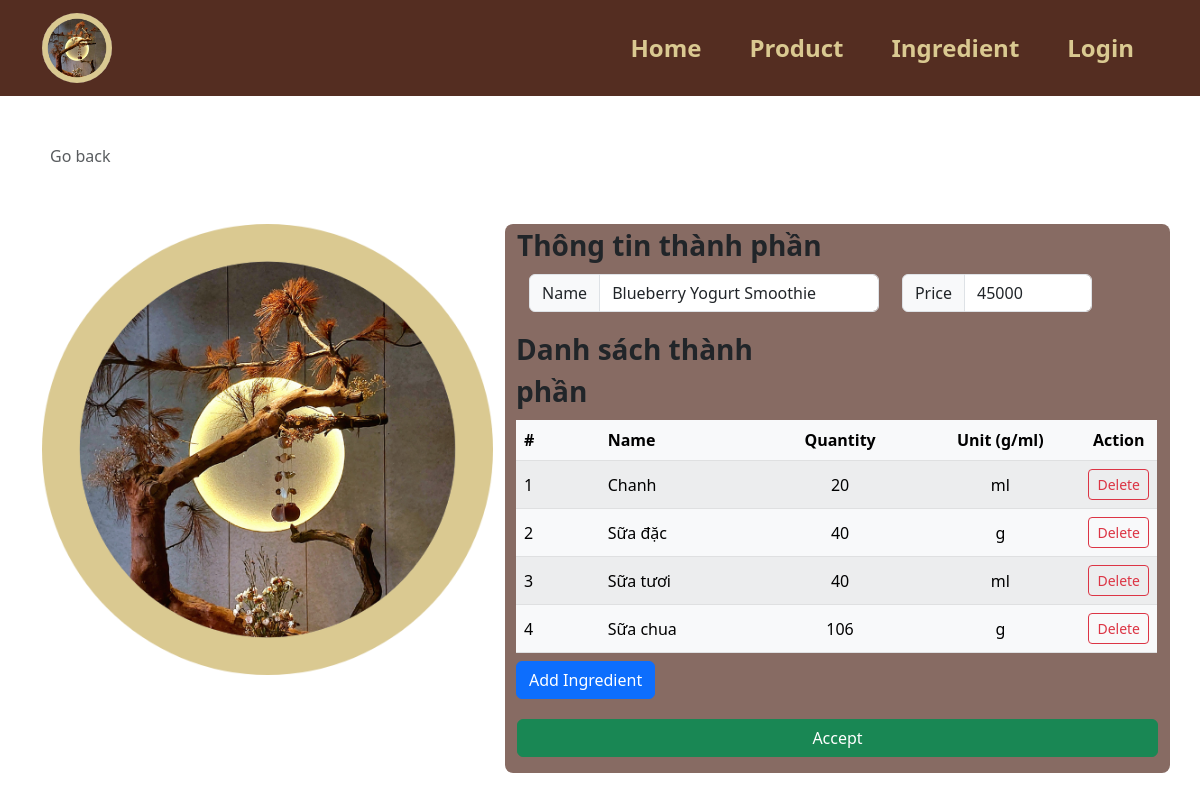
/product_edit.php?p_id=185, run on the app's committed database.
### tables this page shows
CREATE TABLE `product` (
  `p_id` int(100) NOT NULL COMMENT 'id sản phẩm',
  `p_name` varchar(255) NOT NULL COMMENT 'tên sản phẩm ',
  `p_price` int(255) NOT NULL COMMENT 'giá sản phẩm'
);

CREATE TABLE `ingredient` (
  `i_id` int(100) NOT NULL,
  `Product_p_id` int(255) NOT NULL,
  `Ingredient_defaut_id_id` int(100) NOT NULL,
  `i_quantity` int(100) NOT NULL,
  `i_unit` enum('g','ml') NOT NULL
);

CREATE TABLE `ingredient_defaut` (
  `id_id` int(100) NOT NULL COMMENT 'Gốc Id',
  `id_name` varchar(255) DEFAULT NULL COMMENT 'Gốc tên',
  `id_import_quantity` int(255) DEFAULT NULL COMMENT 'Gốc số lượng nhập',
  `id_unit` enum('g','ml') DEFAULT NULL COMMENT 'Gốc đơn vị',
  `id_import_price` int(255) DEFAULT NULL COMMENT 'Gốc giá nhập'
);

### product_edit.php (the view, shortened to what this page needs)
<!DOCTYPE html>
<html lang="en">
<head>
    <?php
    include("head.php");
    include("conn_db.php");
                    ?>
</head>
<body>
    <?php
    include("header.php");
    if (isset($_GET["p_id"])) {
        $p_id = $_GET["p_id"];
    }
    $query_product = "SELECT p.* FROM product p  WHERE p.p_id = {$p_id}  LIMIT 0,1";
    $result_product = $mysqli->query($query_product);
    $product_row = $result_product->fetch_array();
    ?>
    <div class="container pt-5">
        <nav aria-label="breadcrumb" class ="d-flex">
            <a class="nav nav-item text-decoration-none text-muted mb-2" href="product.php" onclick="history.back();">
                <i class="bi bi-arrow-left-square me-2"></i>Go back
            </a>
        </nav>
        <form action="product_edit.php" class="mt-5" method="POST" id="shop-body">
            <div class="row">
                <div class="col-5 mb-3 mb-md-0 logo">
                    <img src='img/logo.png' class="img-fluid rounded-25 float-start">
                </div>
                <div class="col-7 text-wrap rounded-3 mb-5" style="background-color: rgba(84, 45, 33,0.7);">
                    <div class="fs-3 mb-2 fw-bold col-6"> Thông tin thành phần</div>
                    <div class="row input-group m-0">
                        <div class="col-7">
                            <div class="input-group mb-3">
                                <span class="input-group-text" id="inputGroup-sizing-default">Name</span>
                                <input name="p_name" type="text" class="form-control" aria-label="Sizing example input"
                                    aria-describedby="inputGroup-sizing-default"
                                    value="<?php echo $product_row["p_name"] ?>" required>
                            </div>
                        </div>
                        <div class="col-4">
                            <div class="input-group mb-3">
                                <span class="input-group-text" id="inputGroup-sizing-default">Price</span>
                                <input name="p_price" type="text" class="form-control" aria-label="Sizing example input"
                                    aria-describedby="inputGroup-sizing-default"
                                    value="<?php echo $product_row["p_price"] ?>" required>
                            </div>
                        </div>
                        <br>
                        <div class="mt-0 p-0">
                            <div class="row">
                                <div class="fs-3 mb-2 fw-bold col-6"> Danh sách thành phần</div>
                                <div class="form-amount text-end col-6">
                                </div>
                            </div>
                            <div>
                                <table
                                    class="table table-rounded-2 table-fixed table-light table-striped table-hover align-middle caption-top mb-2"  style=" display: inline-block;  height: 233px;  overflow-y: scroll;">
                                    <thead class="bg-light sticky-top">
                                        <tr>
                                            <th scope="col-1">#</th>
                                            <th class="col-3">Name</th>
                                            <th class="col-3 text-center">Quantity</th>
                                            <th class="col-3 text-center">Unit (g/ml)</th>
                                            <th class="col-1 text-center">Action</th>
                                        </tr>
                                    </thead>
                                    <tbody>
                                        <?php
                                        $query_ingredient = "SELECT i.*, id.* FROM ingredient i, ingredient_defaut id  WHERE Product_p_id = {$p_id} AND id.id_id = Ingredient_defaut_id_id";
                                        $result_ingredient = $mysqli->query($query_ingredient);
                                        ?>
                                        <?php $i = 1;
                                        ?>
                                        <?php
                                        while ($ingredient_row = $result_ingredient->fetch_array()) { ?>
                                            <tr>
                                                <td>
                                                    <?php echo $i++; ?>
                                                </td>
                                                <td class="w-25">
                                                    <?php echo $ingredient_row["id_name"]; ?>
                                                </td>
                                                <td class="text-center">
                                                    <?php echo $ingredient_row["i_quantity"]; ?>
                                                </td>
                                                <td class="text-center">
                                                    <?php echo $ingredient_row["id_unit"]; ?>
                                                </td>
                                                <td>
                                                    <a href="product_delete.php?i_id=<?php echo $ingredient_row["i_id"] ?>&p_id=<?= $p_id ?>&value=2"
                                                        type="submit" name="delete_cfm"
                                                        class="btn btn-sm btn-outline-danger w-100">Delete</a>
                                                </td>
                                            </tr>
                                        <?php } ?>
                                    </tbody>
                                </table>
                            </div>
                            <p>
                                <button class="btn btn-primary" type="button" data-bs-toggle="collapse"
                                    data-bs-target="#collapseExample" aria-expanded="false"
                                    aria-controls="collapseExample">
                                    Add Ingredient
                                </button>
                            </p>
                        </div>
                    </div>
                    <a href="product.php" class="btn btn-success mt-1 w-100 mb-3" name="edit_product_cfm"
                        type="submit">Accept</a>
                </div>
            </div>
        </form>
    </div>
</body>
</html>

### data on the page
product: p_name "Blueberry Yogurt Smoothie", p_price "45000"
ingredient: Ingredient_defaut_id.id_name "Chanh", i_quantity "20", Ingredient_defaut_id.id_unit "ml"
ingredient: Ingredient_defaut_id.id_name "Sữa đặc", i_quantity "40", Ingredient_defaut_id.id_unit "g"
ingredient: Ingredient_defaut_id.id_name "Sữa tươi", i_quantity "40", Ingredient_defaut_id.id_unit "ml"
ingredient: Ingredient_defaut_id.id_name "Sữa chua", i_quantity "106", Ingredient_defaut_id.id_unit "g"
